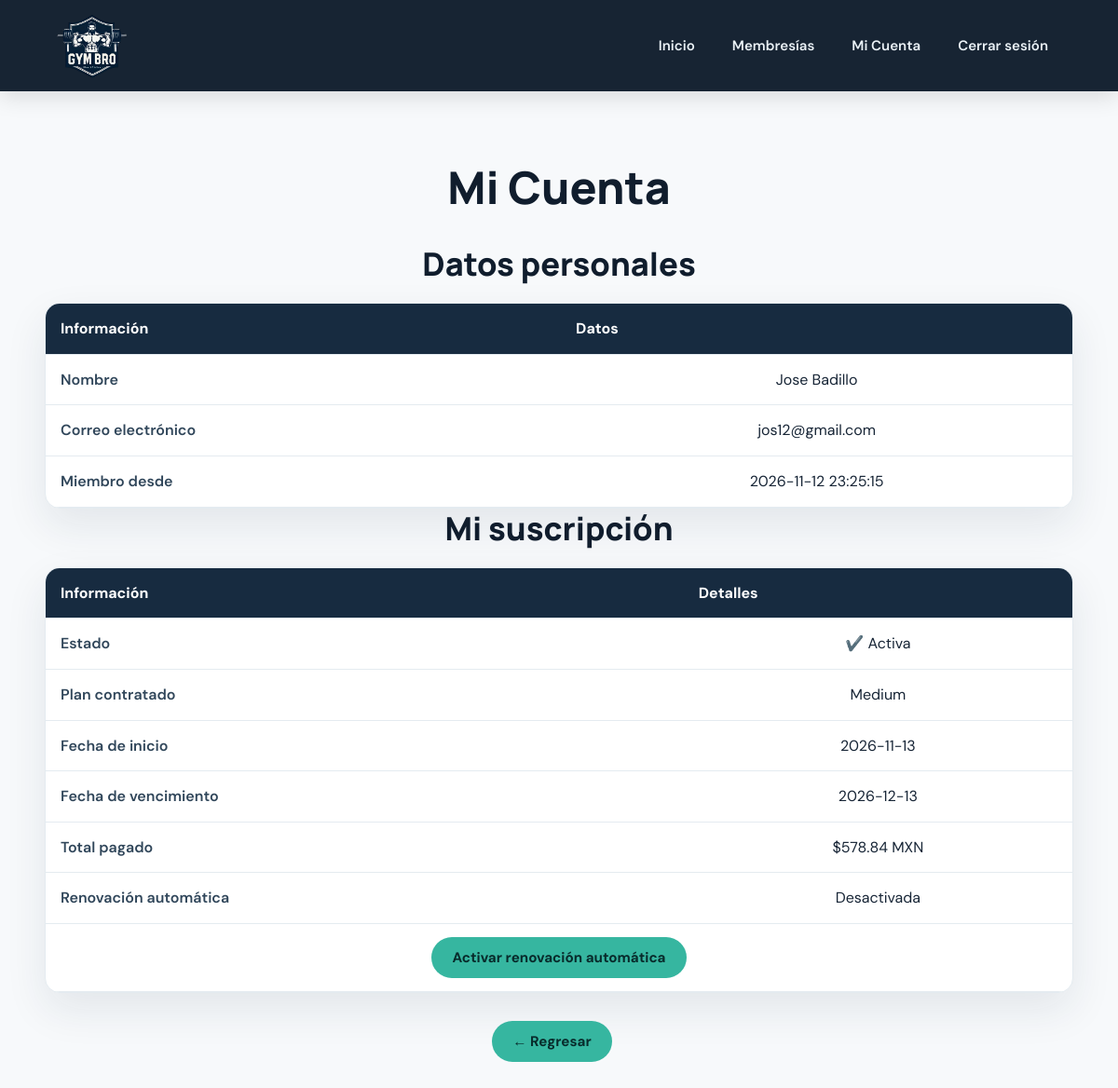
/loged/cuenta.php?mensaje=suscripcion_activa (signed in), run on the app's committed database.
### tables this page shows
CREATE TABLE `usuarios` (
  `id` int(10) UNSIGNED NOT NULL,
  `name` varchar(50) NOT NULL,
  `Lname` varchar(50) NOT NULL,
  `email` varchar(254) NOT NULL,
  `password` varchar(255) NOT NULL,
  `rol` tinyint(1) NOT NULL DEFAULT 0,
  `singdate` timestamp NOT NULL DEFAULT current_timestamp(),
  `activo` tinyint(1) NOT NULL DEFAULT 1
);

CREATE TABLE `suscripciones` (
  `id` int(10) UNSIGNED NOT NULL,
  `usuario_id` int(10) UNSIGNED NOT NULL,
  `plan_id` int(10) UNSIGNED NOT NULL,
  `fecha_compra` datetime NOT NULL DEFAULT current_timestamp(),
  `fecha_inicio` datetime NOT NULL DEFAULT current_timestamp(),
  `fecha_fin` datetime NOT NULL,
  `estado` tinyint(1) NOT NULL DEFAULT 1,
  `auto_renovar` tinyint(1) NOT NULL DEFAULT 0,
  `total_pagado` decimal(10,2) NOT NULL DEFAULT 0.00,
  `fecha_cancelacion` datetime DEFAULT NULL,
  `creado_en` datetime NOT NULL DEFAULT current_timestamp()
);

CREATE TABLE `planes` (
  `id` int(10) UNSIGNED NOT NULL,
  `name_plan` varchar(32) NOT NULL,
  `nombre_plan` varchar(100) NOT NULL,
  `descripcion` text DEFAULT NULL,
  `precio` decimal(10,2) NOT NULL DEFAULT 0.00,
  `duracion_dias` int(10) UNSIGNED NOT NULL DEFAULT 30,
  `activo` tinyint(1) NOT NULL DEFAULT 1
);

### loged/cuenta.php (the view, shortened to what this page needs)
<?php
require_once __DIR__ . '/../conexion.php';
$usuario_id = (int)$_SESSION['user_id'];
$sqlUser = "SELECT name, Lname, email, singdate FROM usuarios WHERE id = ?";
$stmt = $conn->prepare($sqlUser);
$stmt->bind_param("i", $usuario_id);
$stmt->execute();
$resUser = $stmt->get_result();
$user = $resUser->fetch_assoc();
$sqlSub = "
    SELECT s.*, p.nombre_plan
    FROM suscripciones s
    JOIN planes p ON s.plan_id = p.id
    WHERE s.usuario_id = ?
    ORDER BY s.fecha_inicio DESC
    LIMIT 1
";
$stmt = $conn->prepare($sqlSub);
$stmt->bind_param("i", $usuario_id);
$stmt->execute();
$resSub = $stmt->get_result();
$tieneSub = ($resSub->num_rows > 0);
$subs = null;
$activa = false;
if ($tieneSub) {
    $subs = $resSub->fetch_assoc();
    $hoy = date("Y-m-d");
    $estadoBD = (int)$subs['estado'];
    $fechaFinCorta = substr($subs['fecha_fin'], 0, 10);
    $activa = ($estadoBD === 1 && $fechaFinCorta >= $hoy);
}
?>
<!DOCTYPE html>
<html lang="es">
<head>
    <link rel="stylesheet" href="style.css">
</head>
<body>
<header>
    <div class="logo">
        <img src="/gymbro/Imagenes/LogoGymBro.png"
             height="100px" width="100px" alt="GYM-BRO">
    </div>
    <div class="nav-links">
        <a href="/gymbro/loged/index.php">Inicio</a>
        <a href="/gymbro/loged/membresias.php">Membresías</a>
        <a href="/gymbro/loged/cuenta.php">Mi Cuenta</a>
        <a href="/gymbro/loged/logout.php">Cerrar sesión</a>
    </div>
</header>
<main>
    <h1 class="text-center">Mi Cuenta</h1>
    <h2 class="text-center">Datos personales</h2>
    <div class="table-container">
        <table>
            <tr>
                <th>Información</th>
                <th>Datos</th>
            </tr>
            <tr>
                <td class="benefit">Nombre</td>
                <td>
                    <?php echo htmlspecialchars($user['name'] . ' ' . $user['Lname']); ?>
                </td>
            </tr>
            <tr>
                <td class="benefit">Correo electrónico</td>
                <td>
                    <?php echo htmlspecialchars($user['email']); ?>
                </td>
            </tr>
            <tr>
                <td class="benefit">Miembro desde</td>
                <td>
                    <?php echo htmlspecialchars($user['singdate']); ?>
                </td>
            </tr>
        </table>
    </div>
    <h2 class="text-center">Mi suscripción</h2>
    <div class="table-container">
        <table>
            <tr>
                <th>Información</th>
                <th>Detalles</th>
            </tr>
            <?php if (!$tieneSub): ?>
                <tr>
                    <td colspan="2" class="text-center">
                        Actualmente no tienes ninguna suscripción registrada.
                    </td>
                </tr>
                <tr>
                    <td colspan="2" class="text-center">
                        <a href="/gymbro/loged/membresias.php">
                            <button class="btn">Ver planes disponibles</button>
                        </a>
                    </td>
                </tr>
            <?php else: ?>
                <?php
                    $fecha_inicio = substr($subs['fecha_inicio'], 0, 10);
                    $fecha_fin = substr($subs['fecha_fin'], 0, 10);
                    $total = number_format($subs['total_pagado'], 2);
                    $renovAuto = (int)$subs['auto_renovar'];
                ?>
                <tr>
                    <td class="benefit">Estado</td>
                    <td>
                        <?php echo $activa ? '✔️ Activa' : '❌ Inactiva'; ?>
                    </td>
                </tr>
                <tr>
                    <td class="benefit">Plan contratado</td>
                    <td>
                        <?php echo htmlspecialchars($subs['nombre_plan']); ?>
                    </td>
                </tr>
                <tr>
                    <td class="benefit">Fecha de inicio</td>
                    <td><?php echo htmlspecialchars($fecha_inicio); ?></td>
                </tr>
                <tr>
                    <td class="benefit">Fecha de vencimiento</td>
                    <td><?php echo htmlspecialchars($fecha_fin); ?></td>
                </tr>
                <tr>
                    <td class="benefit">Total pagado</td>
                    <td>$<?php echo $total; ?> MXN</td>
                </tr>
                <?php if ($activa): ?>
                    <tr>
                        <td class="benefit">Renovación automática</td>
                        <td>
                            <?php echo $renovAuto ? 'Activada' : 'Desactivada'; ?>
                        </td>
                    </tr>
                    <tr>
                        <td colspan="2" class="text-center">
                            <form method="POST" action="toggle_renovacion.php">
                                <button class="btn" type="submit">
                                    <?php
                                    echo $renovAuto
                                        ? 'Desactivar renovación automática'
                                        : 'Activar renovación automática';
                                    ?>
                                </button>
                            </form>
                        </td>
                    </tr>
                <?php endif; ?>
            <?php endif; ?>
        </table>
    </div>
    <div class="mt-30 text-center">
        <a href="/gymbro/loged/index.php" class="mr-15">
            <button class="btn btn--secondary">← Regresar</button>
        </a>
    </div>
</main>
</body>
</html>

### loged/style.css (style rules this page uses)
:root { --navy:#101d2d;--navy2:#172b40;--teal:#36b6a0;--ink:#172536;--line:#e4ebf0;--soft:#f3f7fa;--shadow:0 18px 45px rgba(18,42,63,.09);--radius:18px }
* { box-sizing:border-box }
html { scroll-behavior:smooth }
body { margin:0;background:#f7f9fb;color:var(--ink);font-family:'DM Sans',Arial,sans-serif;line-height:1.6 }
a { color:inherit }
header { position:sticky;top:0;z-index:20;display:flex;align-items:center;justify-content:space-between;gap:24px;padding:10px clamp(20px,5vw,76px);background:rgba(16,29,45,.97);backdrop-filter:blur(14px);box-shadow:0 5px 24px #0002 }
.logo img { display:block;width:78px;height:78px;object-fit:contain }
.nav-links { display:flex;align-items:center;justify-content:flex-end;gap:10px;flex-wrap:wrap }
.nav-links a { color:#eaf1f6;text-decoration:none;font-weight:600;font-size:.94rem;padding:11px 15px;border-radius:999px;transition:.2s }
main { width:min(1180px,92%);margin:0 auto;padding:42px 0 70px }
h1,h2,h3 { font-family:'Manrope',Arial,sans-serif;color:var(--navy);line-height:1.2 }
h1 { font-size:clamp(2rem,4vw,3rem);font-weight:800 }
h2 { font-size:clamp(1.5rem,3vw,2.15rem);font-weight:800;margin:0 0 22px }
.center,.text-center { text-align:center }
.mt-30 { margin-top:30px }
.mr-15 { margin-right:15px }
.btn,button.btn { display:inline-flex;align-items:center;justify-content:center;gap:8px;padding:12px 22px;border:0;border-radius:999px;background:var(--teal);color:#082b2b;text-decoration:none;font:700 .95rem 'DM Sans',sans-serif;cursor:pointer;transition:.2s }
.btn--secondary { background:var(--navy2);color:#fff }
.table-container,.table-card { overflow:auto;background:#fff;border:1px solid var(--line);border-radius:16px;box-shadow:var(--shadow) }
table { width:100%;border-collapse:collapse;min-width:650px }
th { background:var(--navy2);color:#fff;text-align:left;font-weight:700 }
th,td { padding:14px 16px;border-bottom:1px solid var(--line) }
td { text-align:center }
td.benefit { text-align:left;font-weight:600;color:#30465a }

### data on the page
usuarios: name+Lname "Jose Badillo", email "jos12@gmail.com", singdate "2026-11-12 23:25:15"
suscripciones: plan.nombre_plan "Medium", fecha_inicio "2026-11-13", fecha_fin "2026-12-13", total_pagado "578.84"
